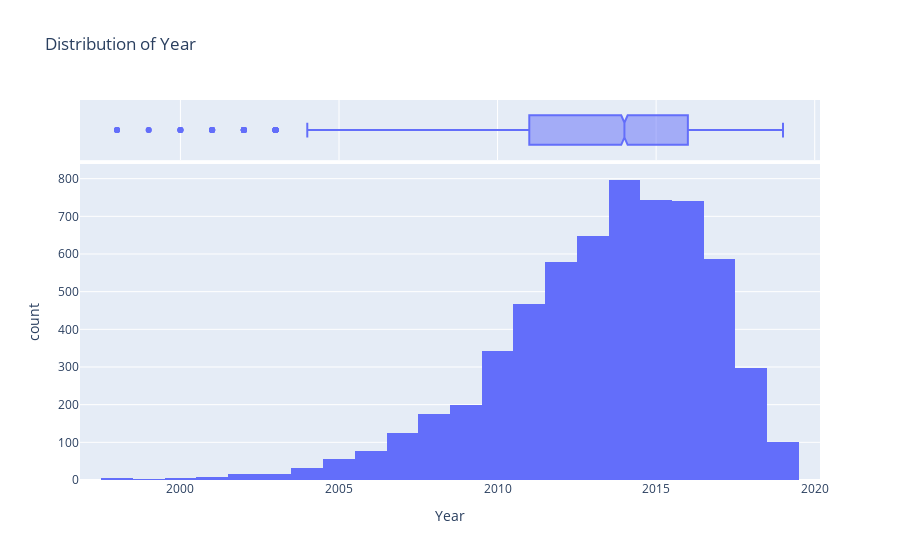
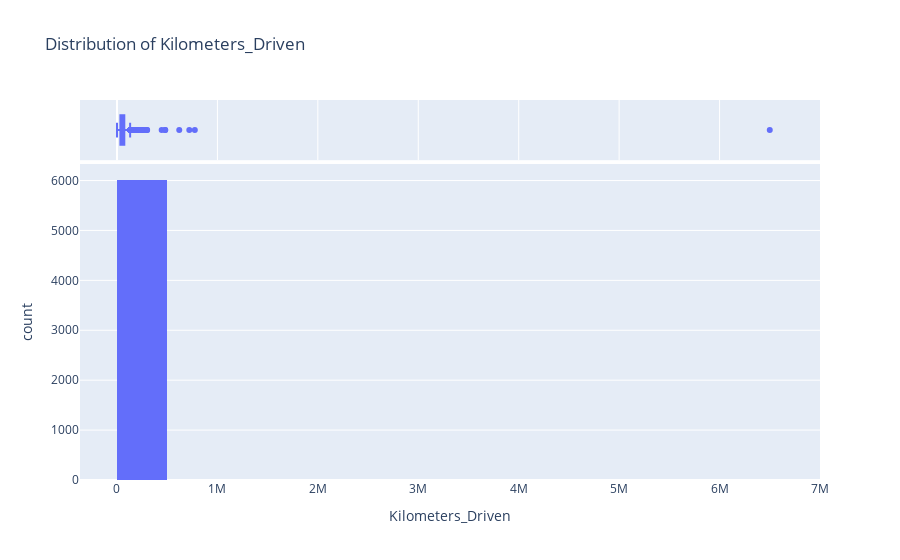
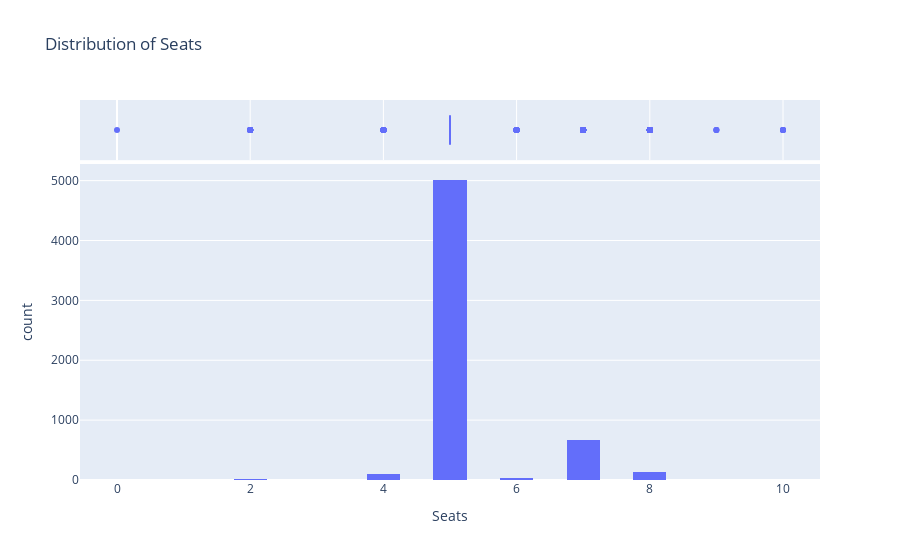
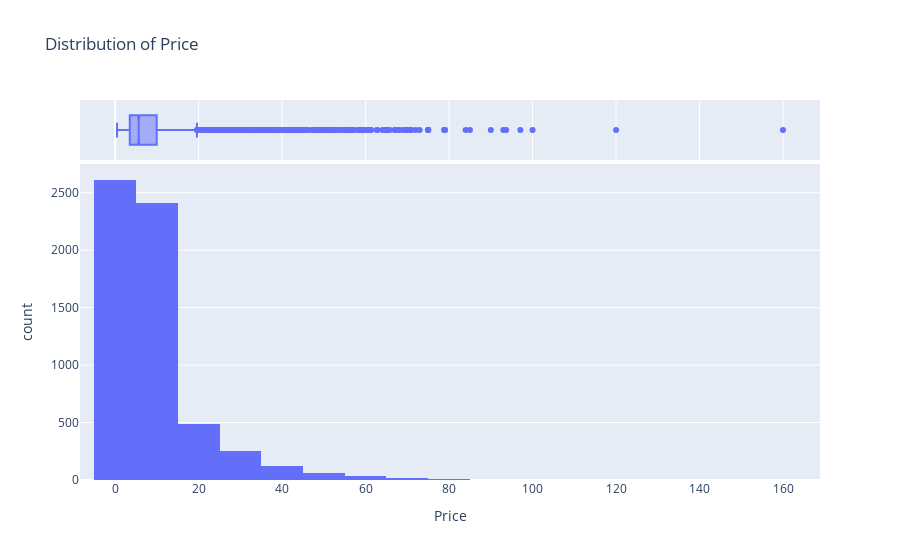

Source (notebook cell) for these figures, in order:
### Code cell
numeric_cols = df.select_dtypes(include=[np.number]).columns.tolist()

for col in numeric_cols:
    fig = px.histogram(df, x=col, marginal='box', title=f'Distribution of {col}', nbins=30)
    fig.show()

### Figure 1 — Plotly figure (JSON) as saved in the notebook; plotly's stock layout.template omitted (floating-point values rounded to 4 significant figures; data arrays with more than 128 entries replaced by an {"elided": "..."} marker saying what was removed)
{"data": [{"bingroup": "x", "hovertemplate": "Year=%{x}<br>count=%{y}<extra></extra>", "legendgroup": "", "marker": {"color": "#636efa", "pattern": {"shape": ""}}, "name": "", "nbinsx": 30, "orientation": "v", "showlegend": false, "type": "histogram", "x": {"elided": "6019 int values"}, "xaxis": "x", "yaxis": "y"}, {"hovertemplate": "Year=%{x}<extra></extra>", "legendgroup": "", "marker": {"color": "#636efa"}, "name": "", "notched": true, "showlegend": false, "type": "box", "x": {"elided": "6019 int values"}, "xaxis": "x2", "yaxis": "y2"}], "layout": {"barmode": "relative", "legend": {"tracegroupgap": 0}, "title": {"text": "Distribution of Year"}, "xaxis": {"anchor": "y", "domain": [0, 1], "title": {"text": "Year"}}, "xaxis2": {"anchor": "y2", "domain": [0, 1], "matches": "x", "showgrid": true, "showticklabels": false}, "yaxis": {"anchor": "x", "domain": [0, 0.8316], "title": {"text": "count"}}, "yaxis2": {"anchor": "x2", "domain": [0.8416, 1], "matches": "y2", "showgrid": false, "showline": false, "showticklabels": false, "ticks": ""}}}

### Figure 2 — Plotly figure (JSON) as saved in the notebook; plotly's stock layout.template omitted (floating-point values rounded to 4 significant figures; data arrays with more than 128 entries replaced by an {"elided": "..."} marker saying what was removed)
{"data": [{"bingroup": "x", "hovertemplate": "Kilometers_Driven=%{x}<br>count=%{y}<extra></extra>", "legendgroup": "", "marker": {"color": "#636efa", "pattern": {"shape": ""}}, "name": "", "nbinsx": 30, "orientation": "v", "showlegend": false, "type": "histogram", "x": {"elided": "6019 int values"}, "xaxis": "x", "yaxis": "y"}, {"hovertemplate": "Kilometers_Driven=%{x}<extra></extra>", "legendgroup": "", "marker": {"color": "#636efa"}, "name": "", "notched": true, "showlegend": false, "type": "box", "x": {"elided": "6019 int values"}, "xaxis": "x2", "yaxis": "y2"}], "layout": {"barmode": "relative", "legend": {"tracegroupgap": 0}, "title": {"text": "Distribution of Kilometers_Driven"}, "xaxis": {"anchor": "y", "domain": [0, 1], "title": {"text": "Kilometers_Driven"}}, "xaxis2": {"anchor": "y2", "domain": [0, 1], "matches": "x", "showgrid": true, "showticklabels": false}, "yaxis": {"anchor": "x", "domain": [0, 0.8316], "title": {"text": "count"}}, "yaxis2": {"anchor": "x2", "domain": [0.8416, 1], "matches": "y2", "showgrid": false, "showline": false, "showticklabels": false, "ticks": ""}}}

### Figure 3 — Plotly figure (JSON) as saved in the notebook; plotly's stock layout.template omitted (floating-point values rounded to 4 significant figures; data arrays with more than 128 entries replaced by an {"elided": "..."} marker saying what was removed)
{"data": [{"bingroup": "x", "hovertemplate": "Seats=%{x}<br>count=%{y}<extra></extra>", "legendgroup": "", "marker": {"color": "#636efa", "pattern": {"shape": ""}}, "name": "", "nbinsx": 30, "orientation": "v", "showlegend": false, "type": "histogram", "x": {"elided": "6019 float values"}, "xaxis": "x", "yaxis": "y"}, {"hovertemplate": "Seats=%{x}<extra></extra>", "legendgroup": "", "marker": {"color": "#636efa"}, "name": "", "notched": true, "showlegend": false, "type": "box", "x": {"elided": "6019 float values"}, "xaxis": "x2", "yaxis": "y2"}], "layout": {"barmode": "relative", "legend": {"tracegroupgap": 0}, "title": {"text": "Distribution of Seats"}, "xaxis": {"anchor": "y", "domain": [0, 1], "title": {"text": "Seats"}}, "xaxis2": {"anchor": "y2", "domain": [0, 1], "matches": "x", "showgrid": true, "showticklabels": false}, "yaxis": {"anchor": "x", "domain": [0, 0.8316], "title": {"text": "count"}}, "yaxis2": {"anchor": "x2", "domain": [0.8416, 1], "matches": "y2", "showgrid": false, "showline": false, "showticklabels": false, "ticks": ""}}}

### Figure 4 — Plotly figure (JSON) as saved in the notebook; plotly's stock layout.template omitted (floating-point values rounded to 4 significant figures; data arrays with more than 128 entries replaced by an {"elided": "..."} marker saying what was removed)
{"data": [{"bingroup": "x", "hovertemplate": "Price=%{x}<br>count=%{y}<extra></extra>", "legendgroup": "", "marker": {"color": "#636efa", "pattern": {"shape": ""}}, "name": "", "nbinsx": 30, "orientation": "v", "showlegend": false, "type": "histogram", "x": {"elided": "6019 float values"}, "xaxis": "x", "yaxis": "y"}, {"hovertemplate": "Price=%{x}<extra></extra>", "legendgroup": "", "marker": {"color": "#636efa"}, "name": "", "notched": true, "showlegend": false, "type": "box", "x": {"elided": "6019 float values"}, "xaxis": "x2", "yaxis": "y2"}], "layout": {"barmode": "relative", "legend": {"tracegroupgap": 0}, "title": {"text": "Distribution of Price"}, "xaxis": {"anchor": "y", "domain": [0, 1], "title": {"text": "Price"}}, "xaxis2": {"anchor": "y2", "domain": [0, 1], "matches": "x", "showgrid": true, "showticklabels": false}, "yaxis": {"anchor": "x", "domain": [0, 0.8316], "title": {"text": "count"}}, "yaxis2": {"anchor": "x2", "domain": [0.8416, 1], "matches": "y2", "showgrid": false, "showline": false, "showticklabels": false, "ticks": ""}}}
